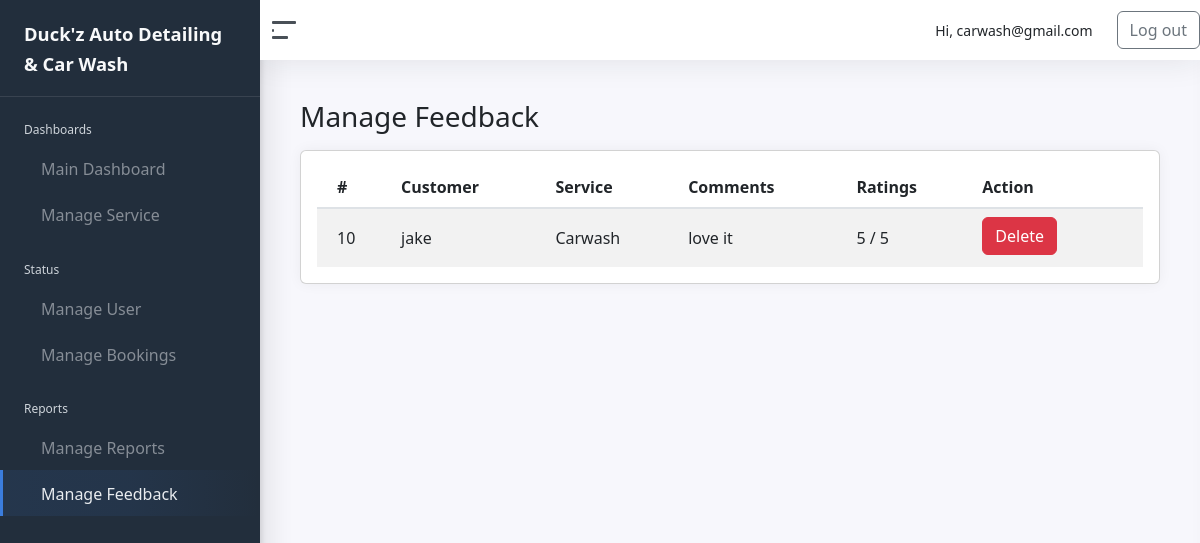
Before: /admin/manage_feedback.php (signed in) with the older database file.
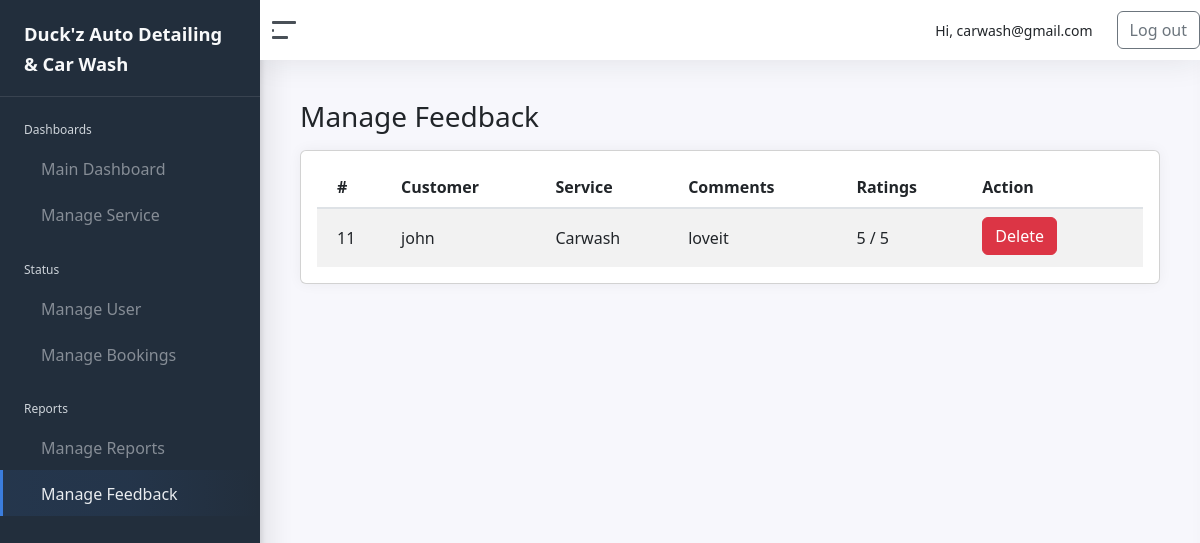
After: the same page with the newer database file.
### tables this page shows
CREATE TABLE `feedback` (
  `FeedbackID` int(11) NOT NULL,
  `CustomerID` int(11) DEFAULT NULL,
  `ServiceID` int(11) DEFAULT NULL,
  `Comments` text DEFAULT NULL,
  `Ratings` int(11) DEFAULT NULL,
  `Response` text DEFAULT NULL
);

CREATE TABLE `customer` (
  `CustomerID` int(11) NOT NULL,
  `Username` varchar(50) NOT NULL,
  `EmailAddress` varchar(100) NOT NULL,
  `Age` int(11) DEFAULT NULL,
  `Password` varchar(255) NOT NULL,
  `ConfirmPassword` varchar(255) NOT NULL,
  `ProfilePicture` varchar(255) DEFAULT NULL,
  `ServiceID` int(11) DEFAULT NULL,
  `BookingDate` datetime DEFAULT NULL,
  `StatusID` int(11) DEFAULT 1,
  `is_google_user` tinyint(1) DEFAULT 0,
  `Status` enum('Active','Blocked') NOT NULL DEFAULT 'Active',
  `otp_code` varchar(6) DEFAULT NULL,
  `otp_expires_at` datetime DEFAULT NULL
);

CREATE TABLE `service` (
  `ServiceID` int(11) NOT NULL,
  `ServiceName` varchar(100) NOT NULL,
  `Description` text DEFAULT NULL,
  `ImagePath` varchar(255) DEFAULT NULL,
  `BasePrice` decimal(10,2) NOT NULL DEFAULT 0.00
);

### admin/manage_feedback.php (the view, shortened to what this page needs)
<?php
require_once '../connection/conn.php';
$sql = "SELECT f.FeedbackID, c.Username AS customer_name, s.ServiceName, f.Comments, f.Ratings, f.Response
        FROM feedback f
        JOIN customer c ON f.CustomerID = c.CustomerID
        LEFT JOIN service s ON f.ServiceID = s.ServiceID
        ORDER BY f.FeedbackID DESC";
$result = mysqli_query($conn, $sql);
?>
<!DOCTYPE html>
<html lang="en">
<?php include 'includes/head.php'; ?>
<body>
<div class="wrapper">
    <?php include 'includes/sidebar.php'; ?>
    <div class="main">
    <?php include 'includes/navbar.php'; ?>
        <main class="content">
            <div class="container-fluid p-0">
                <h1 class="h3 mb-3">Manage Feedback</h1>
                <div class="row">
                    <div class="col-12">
                        <div class="card">
                            <div class="card-body table-responsive">
                                <table class="table table-striped">
                                    <thead>
                                        <tr>
                                            <th>#</th>
                                            <th>Customer</th>
                                            <th>Service</th>
                                            <th>Comments</th>
                                            <th>Ratings</th>
                                            <th>Action</th>
                                        </tr>
                                    </thead>
                                    <tbody>
                                    <?php while ($row = mysqli_fetch_assoc($result)): ?>
                                        <tr>
                                            <td><?= htmlspecialchars($row['FeedbackID']) ?></td>
                                            <td><?= htmlspecialchars($row['customer_name']) ?></td>
                                            <td><?= htmlspecialchars($row['ServiceName'] ?? 'N/A') ?></td>
                                            <td class="comments-column"><?= htmlspecialchars($row['Comments']) ?></td>
                                            <td><?= htmlspecialchars($row['Ratings']) ?> / 5</td>
                                            <td>
                                                <button class="btn btn-danger mb-1"
                                                        onclick="openDeleteModal(<?= $row['FeedbackID'] ?>)">
                                                    Delete
                                                </button>
                                            </td>
                                        </tr>
                                    <?php endwhile; ?>
                                    </tbody>
                                </table>
                            </div>
                        </div>
                    </div>
                </div>
            </div>
        </main>
    </div>
</div>
</body>
</html>

Changed rows visible on the page:
removed feedback: FeedbackID "10", CustomerID.Username "jake", ServiceID.ServiceName "Carwash", Comments "love it", Ratings "5"
added feedback: FeedbackID "11", CustomerID.Username "john", ServiceID.ServiceName "Carwash", Comments "loveit", Ratings "5"
